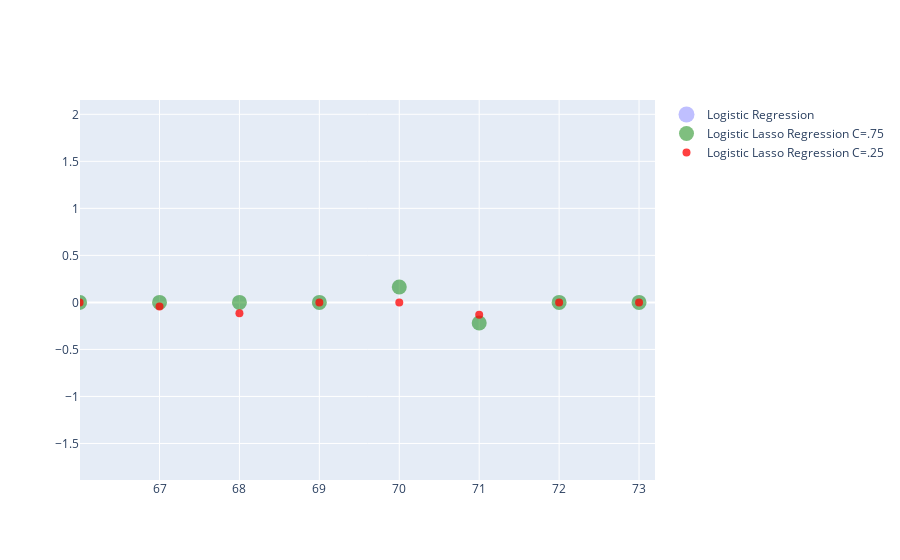

The notebook cell saved with this chart:
### Markdown cell above
Add three scatterplots to `fig`:

- `with fig do add_scatter using`
    - freestyle `x=dummyX`
    - freestyle `y=np.ravel(std_clf[1].coef_)`
    - freestyle `name='Logistic Regression'`
    - freestyle `mode='markers'`
    - freestyle `marker=dict(color='blue', opacity=0.25, size=30)`
    
**For the next two, copy the first and make small changes.**

- `with fig do add_scatter using`
    - freestyle `x=dummyX`
    - freestyle `y=np.ravel(std_clf_lasso75[1].coef_)`
    - freestyle `name='Logistic Lasso Regression C=.75'`
    - freestyle `mode='markers'`
    - freestyle `marker=dict(color='green', opacity=0.50, size=15)`
    
    
- `with fig do add_scatter using`
    - freestyle `x=dummyX`
    - freestyle `y=np.ravel(std_clf_lasso25[1].coef_)`
    - freestyle `name='Logistic Lasso Regression C=.25'`
    - freestyle `mode='markers'`
    - freestyle `marker=dict(color='red', opacity=0.75, size=8)`

### Code cell
fig.add_scatter(x=dummyX, y=np.ravel(std_clf[1].coef_), name='Logistic Regression', mode='markers', marker=dict(color='blue', opacity=0.25, size=30))

fig.add_scatter(x=dummyX, y=np.ravel(std_clf_lasso75[1].coef_), name='Logistic Lasso Regression C=.75', mode='markers', marker=dict(color='green', opacity=0.5, size=15))

fig.add_scatter(x=dummyX, y=np.ravel(std_clf_lasso25[1].coef_), name='Logistic Lasso Regression C=.25', mode='markers', marker=dict(color='red', opacity=0.75, size=8))

#<xml xmlns="https://developers.google.com/blockly/xml"><variables><variable id="iVijvP{JilL0x4[TJ0W5">fig</variable></variables><block type="varDoMethod_Python" id="HQpV;xoS*)U_Y-rO#P{4" x="-27" y="-222"><field name="VAR" id="iVijvP{JilL0x4[TJ0W5">fig</field><field name="MEMBER">add_scatter</field><data>fig:add_scatter</data><value name="INPUT"><block type="lists_create_with" id="u9EA}uc6,Yu7F23)l7RN"><mutation items="5"></mutation><value name="ADD0"><block type="dummyOutputCodeBlock_Python" id="Zuz*7!KqL0#A9rs$Y5,g"><field name="CODE">x=dummyX</field></block></value><value name="ADD1"><block type="dummyOutputCodeBlock_Python" id="l(I;l_c!3DxA`git?eCa"><field name="CODE">y=np.ravel(std_clf[1].coef_)</field></block></value><value name="ADD2"><block type="dummyOutputCodeBlock_Python" id="er7~.;M+ejFD.5e5b$Y$"><field name="CODE">name='Logistic Regression'</field></block></value><value name="ADD3"><block type="dummyOutputCodeBlock_Python" id="r=JN%Q|c.U@m6r7}!6Y)"><field name="CODE">mode='markers'</field></block></value><value name="ADD4"><block type="dummyOutputCodeBlock_Python" id="-?F73BsUn#T2R}}8itqQ"><field name="CODE">marker=dict(color='blue', opacity=0.25, size=30)</field></block></value></block></value></block><block type="varDoMethod_Python" id="FG%(%NriYXG+T!jm(t$H" x="-3" y="-65"><field name="VAR" id="iVijvP{JilL0x4[TJ0W5">fig</field><field name="MEMBER">add_scatter</field><data>fig:add_scatter</data><value name="INPUT"><block type="lists_create_with" id="KAAd@DMa.pb0CaJJpM4R"><mutation items="5"></mutation><value name="ADD0"><block type="dummyOutputCodeBlock_Python" id="NiVcIQFg7dC?b-]{{^nM"><field name="CODE">x=dummyX</field></block></value><value name="ADD1"><block type="dummyOutputCodeBlock_Python" id="=F=qENz.vL`60/w[N??m"><field name="CODE">y=np.ravel(std_clf_lasso75[1].coef_)</field></block></value><value name="ADD2"><block type="dummyOutputCodeBlock_Python" id="=bkOn(i4Q8zXfI~hTo$Y"><field name="CODE">name='Logistic Lasso Regression C=.75'</field></block></value><value name="ADD3"><block type="dummyOutputCodeBlock_Python" id="(K%qhf2T_pu6c|e8.MAB"><field name="CODE">mode='markers'</field></block></value><value name="ADD4"><block type="dummyOutputCodeBlock_Python" id="85?a(_/a3$u4?R7Wb=z+"><field name="CODE">marker=dict(color='green', opacity=0.5, size=15)</field></block></value></block></value></block><block type="varDoMethod_Python" id="hE9Ic$TzR}~v!m{ty)1o" x="2" y="138"><field name="VAR" id="iVijvP{JilL0x4[TJ0W5">fig</field><field name="MEMBER">add_scatter</field><data>fig:add_scatter</data><value name="INPUT"><block type="lists_create_with" id="Lm(4SFK$x4RiE+$Q#C~E"><mutation items="5"></mutation><value name="ADD0"><block type="dummyOutputCodeBlock_Python" id="JkS7,ztWm:D%m^-wpz,s"><field name="CODE">x=dummyX</field></block></value><value name="ADD1"><block type="dummyOutputCodeBlock_Python" id=";w}B=2D#QQXoFAK0u-=H"><field name="CODE">y=np.ravel(std_clf_lasso25[1].coef_)</field></block></value><value name="ADD2"><block type="dummyOutputCodeBlock_Python" id="nu}F_m!=04uXO?4G8t2]"><field name="CODE">name='Logistic Lasso Regression C=.25'</field></block></value><value name="ADD3"><block type="dummyOutputCodeBlock_Python" id="A,C6]mx|R{4_M)EFQWFG"><field name="CODE">mode='markers'</field></block></value><value name="ADD4"><block type="dummyOutputCodeBlock_Python" id="adLqTOJpzw/eqN?_pci("><field name="CODE">marker=dict(color='red', opacity=0.75, size=8)</field></block></value></block></value></block></xml>

### Figure 1 — Plotly figure (JSON) as saved in the notebook; plotly's stock layout.template omitted (floating-point values rounded to 4 significant figures)
{"data": [{"marker": {"color": "blue", "opacity": 0.25, "size": 30}, "mode": "markers", "name": "Logistic Regression", "type": "scatter", "x": [1, 2, 3, 4, 5, 6, 7, 8, 9, 10, 11, 12, 13, 14, 15, 16, 17, 18, 19, 20, 21, 22, 23, 24, 25, 26, 27, 28, 29, 30, 31, 32, 33, 34, 35, 36, 37, 38, 39, 40, 41, 42, 43, 44, 45, 46, 47, 48, 49, 50, 51, 52, 53, 54, 55, 56, 57, 58, 59, 60, 61, 62, 63, 64, 65, 66, 67, 68, 69, 70, 71, 72, 73, 74, 75, 76, 77, 78, 79, 80, 81, 82, 83, 84, 85, 86, 87, 88, 89, 90, 91, 92, 93, 94, 95, 96, 97, 98, 99, 100, 101, 102, 103, 104, 105, 106, 107, 108, 109, 110, 111, 112, 113, 114, 115, 116, 117, 118, 119, 120], "y": [-12.29, -0.1125, -6.046, -0.7544, -10.48, 111.9, -9.858, -97.38, 8.323, 5.038, -107.3, 8.895, -36.88, -69.16, -15.21, -27.83, -6.168, -19.94, 12.13, 119.1, -49.03, -42.2, -29.19, -45.0, -44.15, 1.49, -32.06, 24.5, -20.65, -87.85, -12.29, -0.1125, -6.046, -0.7544, -10.48, 111.9, -9.858, -97.38, 8.323, 5.038, -107.3, 8.895, -36.88, -69.16, -15.21, -27.83, -6.168, -19.94, 12.13, 119.1, -49.03, -42.2, -29.19, -45.0, -44.15, 1.49, -32.06, 24.5, -20.65, -87.85, -12.29, -0.1125, -6.046, -0.7544, -10.48, 111.9, -9.858, -97.38, 8.323, 5.038, -107.3, 8.895, -36.88, -69.16, -15.21, -27.83, -6.168, -19.94, 12.13, 119.1, -49.03, -42.2, -29.19, -45.0, -44.15, 1.49, -32.06, 24.5, -20.65, -87.85, -12.29, -0.1125, -6.046, -0.7544, -10.48, 111.9, -9.858, -97.38, 8.323, 5.038, -107.3, 8.895, -36.88, -69.16, -15.21, -27.83, -6.168, -19.94, 12.13, 119.1, -49.03, -42.2, -29.19, -45.0, -44.15, 1.49, -32.06, 24.5, -20.65, -87.85]}, {"marker": {"color": "green", "opacity": 0.5, "size": 15}, "mode": "markers", "name": "Logistic Lasso Regression C=.75", "type": "scatter", "x": [1, 2, 3, 4, 5, 6, 7, 8, 9, 10, 11, 12, 13, 14, 15, 16, 17, 18, 19, 20, 21, 22, 23, 24, 25, 26, 27, 28, 29, 30, 31, 32, 33, 34, 35, 36, 37, 38, 39, 40, 41, 42, 43, 44, 45, 46, 47, 48, 49, 50, 51, 52, 53, 54, 55, 56, 57, 58, 59, 60, 61, 62, 63, 64, 65, 66, 67, 68, 69, 70, 71, 72, 73, 74, 75, 76, 77, 78, 79, 80, 81, 82, 83, 84, 85, 86, 87, 88, 89, 90, 91, 92, 93, 94, 95, 96, 97, 98, 99, 100, 101, 102, 103, 104, 105, 106, 107, 108, 109, 110, 111, 112, 113, 114, 115, 116, 117, 118, 119, 120], "y": [0, 0, 0, 0, 0, 0, 0, 0, 0, 0, -0.6686, 0, 0, 0, 0, 0, 0, 0, 0, 0.05681, -0.1758, -0.1429, 0, -0.7662, -0.1824, 0, 0, -0.259, -0.0004562, 0, 0, 0, 0, 0, 0, 0, 0, -1.106, 0, 0.03661, -0.09199, 0, 0, 0, 0, 0, 0, 0, 0, 0.07647, -0.3957, -0.004969, 0, -1.662, -0.2453, 0, -0.1981, -0.2146, -0.03843, 0, 0, 0, 0, 0, 0, 0, 0, 0, 0, 0.1634, -0.2186, 0, 0, 0, 0, 0, 0, 0, 0, 0.04492, 0, -0.3981, 0, -0.8905, -0.2058, 0, -0.06232, -0.2543, -0.1109, 0, 0, 0, 0, 0, 0, 0, 0, 0, 0, 0.002387, -0.6453, 0, 0, 0, 0, 0.09381, 0, 0, 0, 0.07878, -0.1733, -0.6513, 0, -1.06, -0.2657, 0, -0.2063, -0.142, -0.1542, 0]}, {"marker": {"color": "red", "opacity": 0.75, "size": 8}, "mode": "markers", "name": "Logistic Lasso Regression C=.25", "type": "scatter", "x": [1, 2, 3, 4, 5, 6, 7, 8, 9, 10, 11, 12, 13, 14, 15, 16, 17, 18, 19, 20, 21, 22, 23, 24, 25, 26, 27, 28, 29, 30, 31, 32, 33, 34, 35, 36, 37, 38, 39, 40, 41, 42, 43, 44, 45, 46, 47, 48, 49, 50, 51, 52, 53, 54, 55, 56, 57, 58, 59, 60, 61, 62, 63, 64, 65, 66, 67, 68, 69, 70, 71, 72, 73, 74, 75, 76, 77, 78, 79, 80, 81, 82, 83, 84, 85, 86, 87, 88, 89, 90, 91, 92, 93, 94, 95, 96, 97, 98, 99, 100, 101, 102, 103, 104, 105, 106, 107, 108, 109, 110, 111, 112, 113, 114, 115, 116, 117, 118, 119, 120], "y": [0, 0, 0, 0, 0, 0, -0.04031, -0.003495, 0, 0, -0.001453, 0, 0, 0, 0, 0, 0, 0, 0, 0, 0, -0.4152, 0, -0.692, -0.1588, 0, -0.02712, -0.1691, -0.002233, 0, 0, 0, 0, 0, 0, 0, -0.06011, -0.007072, 0, 0, -0.06771, 0, 0, 0, 0, 0, 0, 0, 0, 0, -0.03355, -0.1572, 0, -0.8173, -0.05353, 0, 0, -0.0807, -0.01757, 0, 0, 0, 0, 0, 0, 0, -0.04344, -0.1149, 0, 0, -0.1315, 0, 0, 0, 0, 0, 0, 0, 0, 0, -0.09849, -0.1182, 0, -0.6051, -0.006193, 0, 0, -0.2292, -0.1933, 0, 0, 0, 0, 0, 0, 0, -0.02785, -0.6624, 0, 0, -0.2116, 0, 0, 0, 0, 0, 0, 0, 0, 0, -1.032, -0.1548, 0, -0.5801, -0.306, 0, 0, -0.2016, -0.002189, 0]}], "layout": {"autosize": true, "dragmode": "pan", "xaxis": {"autorange": false, "range": [66.01, 73.2], "type": "linear"}, "yaxis": {"autorange": false, "range": [-1.888, 2.152], "type": "linear"}}}
